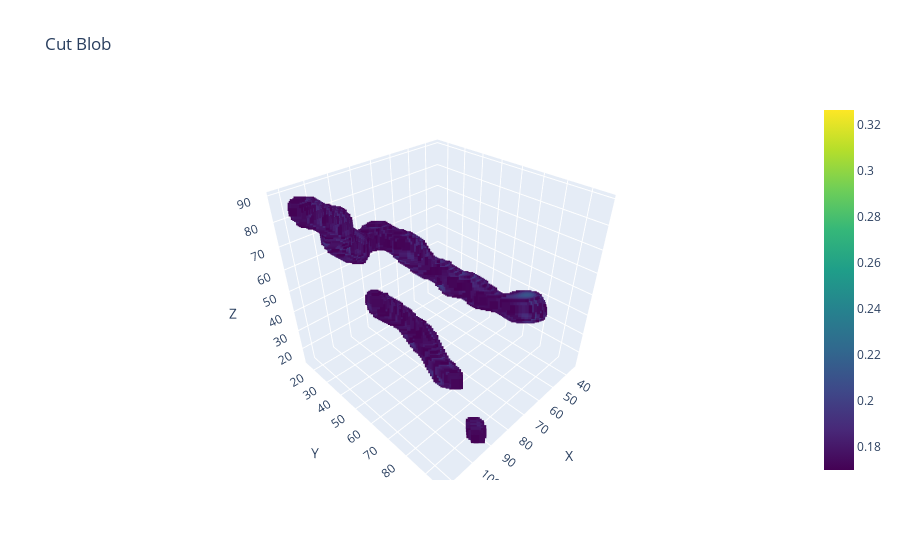

The cell this chart's notebook holds for it:
### Code cell
plot_voxel(cut_blob, title="Cut Blob")

### Figure 1 — Plotly figure (JSON) as saved in the notebook; plotly's stock layout.template omitted (floating-point values rounded to 4 significant figures; data arrays with more than 128 entries replaced by an {"elided": "..."} marker saying what was removed)
{"data": [{"marker": {"color": {"elided": "9195 float values"}, "colorscale": [[0, "#440154"], [0.1111, "#482878"], [0.2222, "#3e4989"], [0.3333, "#31688e"], [0.4444, "#26828e"], [0.5556, "#1f9e89"], [0.6667, "#35b779"], [0.7778, "#6ece58"], [0.8889, "#b5de2b"], [1, "#fde725"]], "showscale": true, "size": 3, "symbol": "square"}, "mode": "markers", "type": "scatter3d", "x": {"elided": "9195 int values"}, "y": {"elided": "9195 int values"}, "z": {"elided": "9195 int values"}}], "layout": {"scene": {"xaxis": {"title": {"text": "X"}}, "yaxis": {"title": {"text": "Y"}}, "zaxis": {"title": {"text": "Z"}}}, "title": {"text": "Cut Blob"}}}
